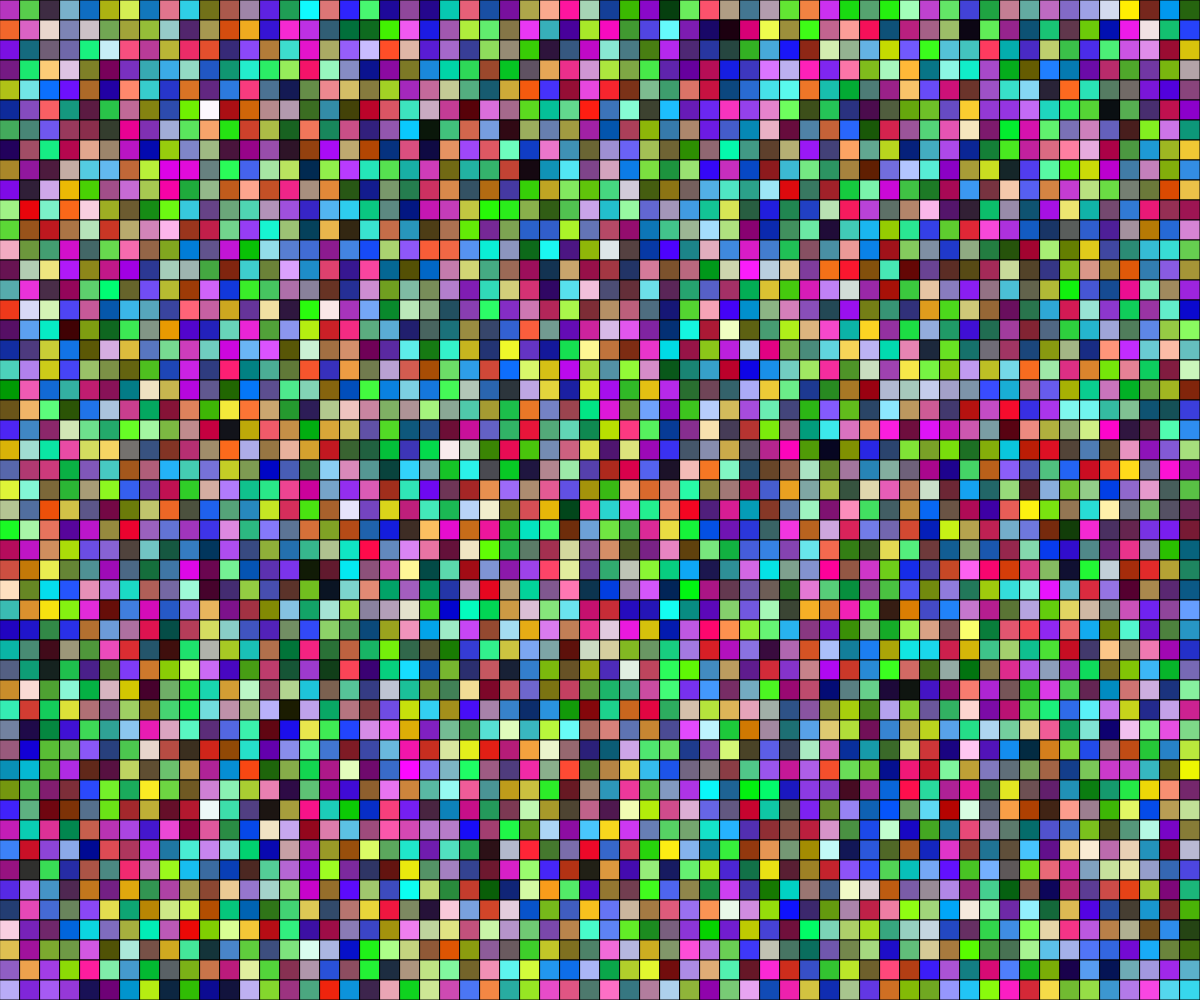
Frame 1 (no input)
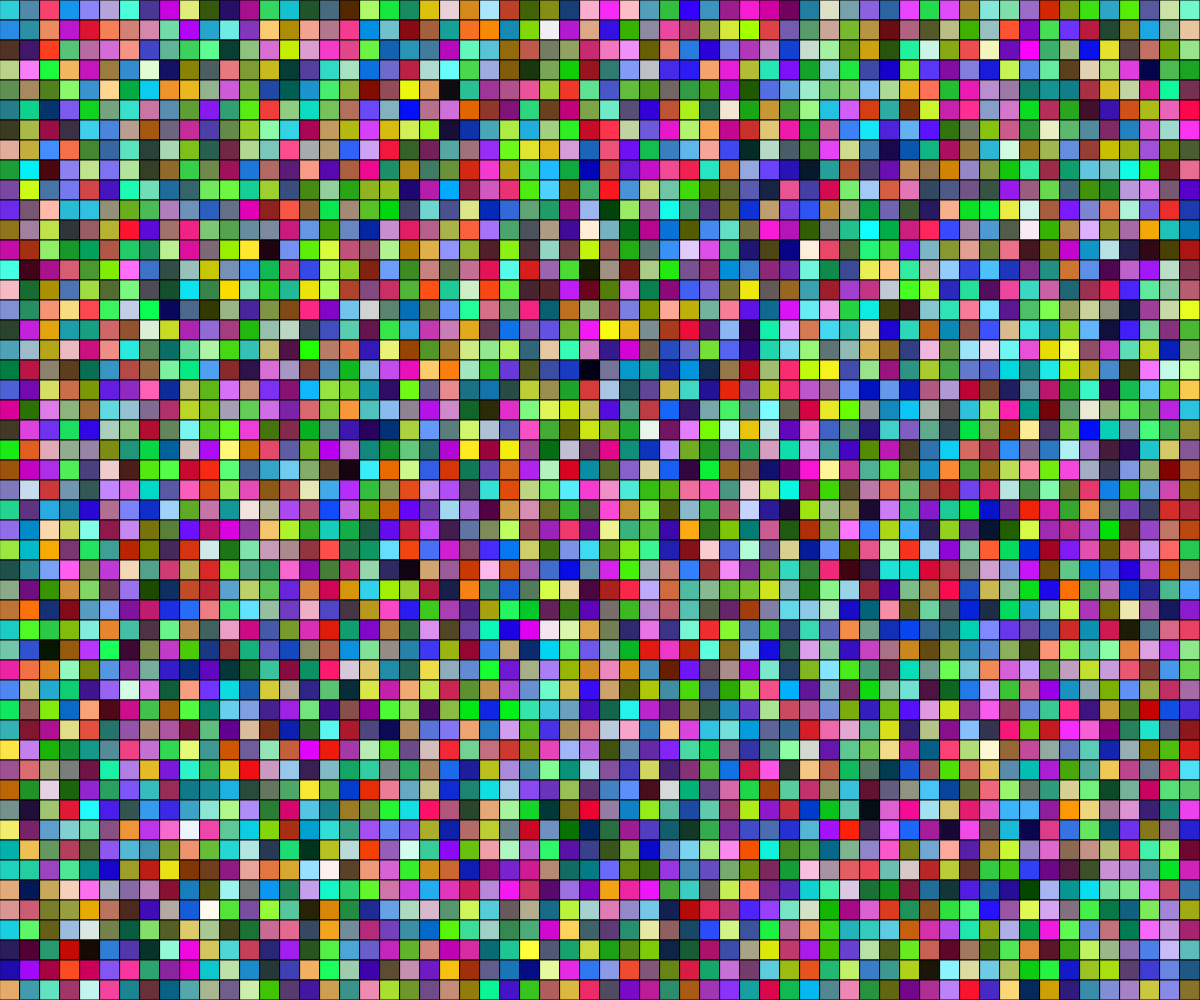
Frame 60 (no input)
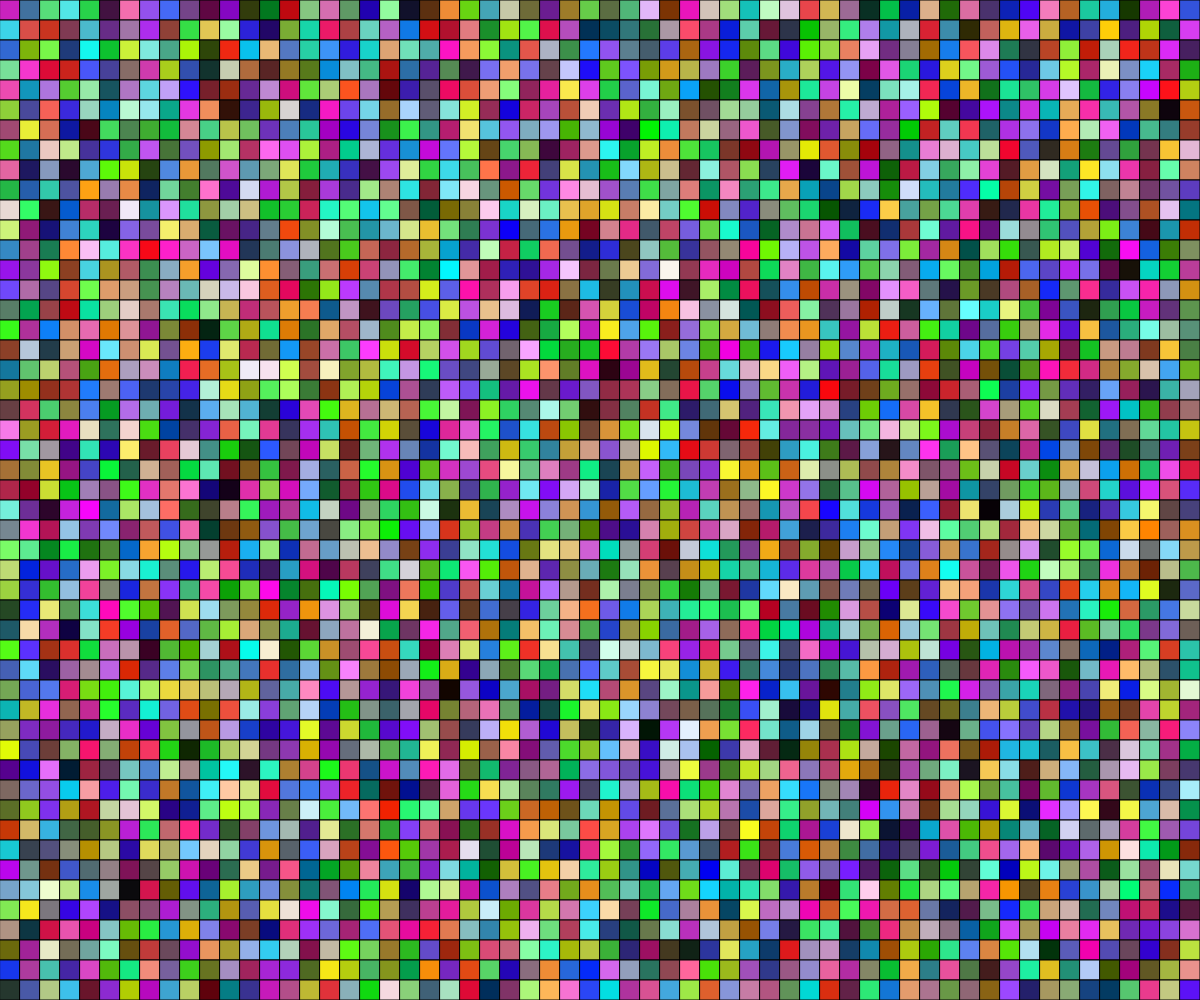
Frame 120 (the mouse pressed at the canvas centre since frame 60)

The p5.js sketch that drew these frames (run headless with seeded random() and noise() and a simulated clock; from frame 60 on, the mouse is pressed at the canvas centre):

// p5.js sketch
// ── sketch.js
// Project Title
// Your Name
// Date
//
// Extra for Experts:
// - describe what you did to take this project "above and beyond"

let fillC = 0;
let gridSpacing;

function shapeSizing(){
  for(let i = 2; i < 20; i++){
    if(width%i === 0 ){
      return i;
    }
  }
  return 0;
}


function setup() {
  createCanvas(windowWidth, windowHeight);
  rectMode(CENTER);
}
function keyPressed(){
  return true;
}

function mouseClicked(){
  if(mouseButton === LEFT && keyIsDown(16)){
    if(gridSpacing < width){
      gridSpacing += 5;
    }
  }
  else if(mouseButton === LEFT){
    if(gridSpacing > 5){
      gridSpacing -= 5;
    }
  }

}

function circleGrid(){
  for(let i = 0; i < height; i+= gridSpacing){
    for(let a = 0; a < width; a+= gridSpacing){
      fill(fillC);
      if(keyPressed()){
        fill(random(255), random(255), random(255));
      }
      rect(a +gridSpacing/2, i + gridSpacing/2,gridSpacing,gridSpacing);
    }
  }
}

function draw() {
  gridSpacing = shapeSizing() * 10;
  circleGrid();
}
